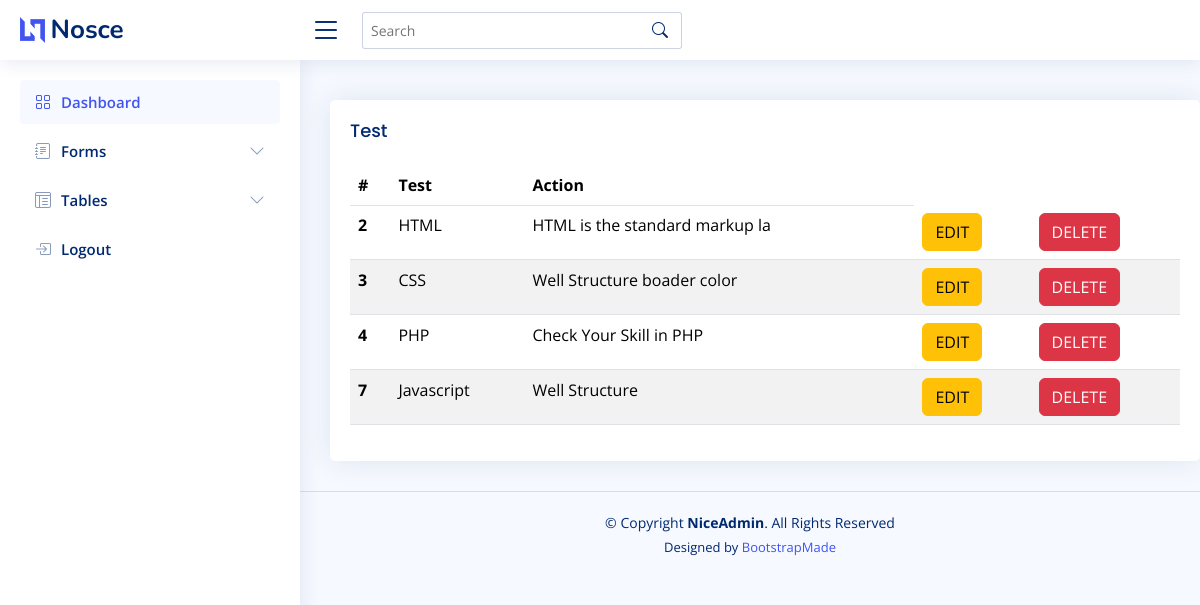
Page /admin/viewtest.php on the committed database.
### tables this page shows
CREATE TABLE `tbl_test` (
  `testid` int(50) NOT NULL,
  `title` varchar(50) NOT NULL,
  `desc` varchar(30) NOT NULL
);

### admin/viewtest.php (the view)
<?php
include("header.php");
include("sidenav.php");
include("config.php");
?>
<section class="content">
<div class="card" style="margin-left:330px; margin-top:100px;">
  <div class="card-body">
    <h5 class="card-title">Test</h5>
    <table class="table table-striped">
      <thead>
        <tr>
          <th scope="col">#</th>
          <th scope="col">Test</th>
          <th scope="col">Action </th>
        </tr>
      </thead>
      <tbody>
        <tr>
        <?php
                            $sql = "select * from tbl_test";
                            $res  = mysqli_query($conn, $sql);
                                if(mysqli_num_rows($res) > 0){
                                  while($data = mysqli_fetch_array($res)){
                                ?>
                                <tr>
                                    <th scope="row"><?php  echo $data['testid'];?></th>
                                    <td><?php  echo $data['title'];?></td>
                                    <td><?php  echo $data['desc'];?></td>
                                    <?php
                                echo "<td><a href='edittest.php?testid=".$data['testid']."'><button class='btn btn-warning'>EDIT</button></a></td>";
                                ?>
                                <?php
                                echo "<td><a href='deletetest.php?testid=".$data['testid']."'><button class='btn btn-danger'>DELETE</button></a></td>";
                                ?>
                                </tr>
                                <?php
                                }}
                                ?>
        </tr>
      </tbody>
    </table>
  </div>
</div>
</section>
<?php
include("footer.php");
?>

### admin/assets/css/style.css (style rules this page uses)
:root { scroll-behavior: smooth; }
body { font-family: "Open Sans", sans-serif; background: #f6f9ff; color: #444444; }
a { color: #4154f1; text-decoration: none; }
h1, h2, h3, h4, h5, h6 { font-family: "Nunito", sans-serif; }
.card { margin-bottom: 30px; border: none; border-radius: 5px; box-shadow: 0px 0 30px rgba(1, 41, 112, 0.1); }
.card-title { padding: 20px 0 15px 0; font-size: 18px; font-weight: 500; color: #012970; font-family: "Poppins", sans-serif; }
.card-body { padding: 0 20px 20px 20px; }

### rows in the picture
tbl_test: testid "2", title "HTML", desc "HTML is the standard markup la"
tbl_test: testid "3", title "CSS", desc "Well Structure boader color"
tbl_test: testid "4", title "PHP", desc "Check Your Skill in PHP"
tbl_test: testid "7", title "Javascript", desc "Well Structure"
